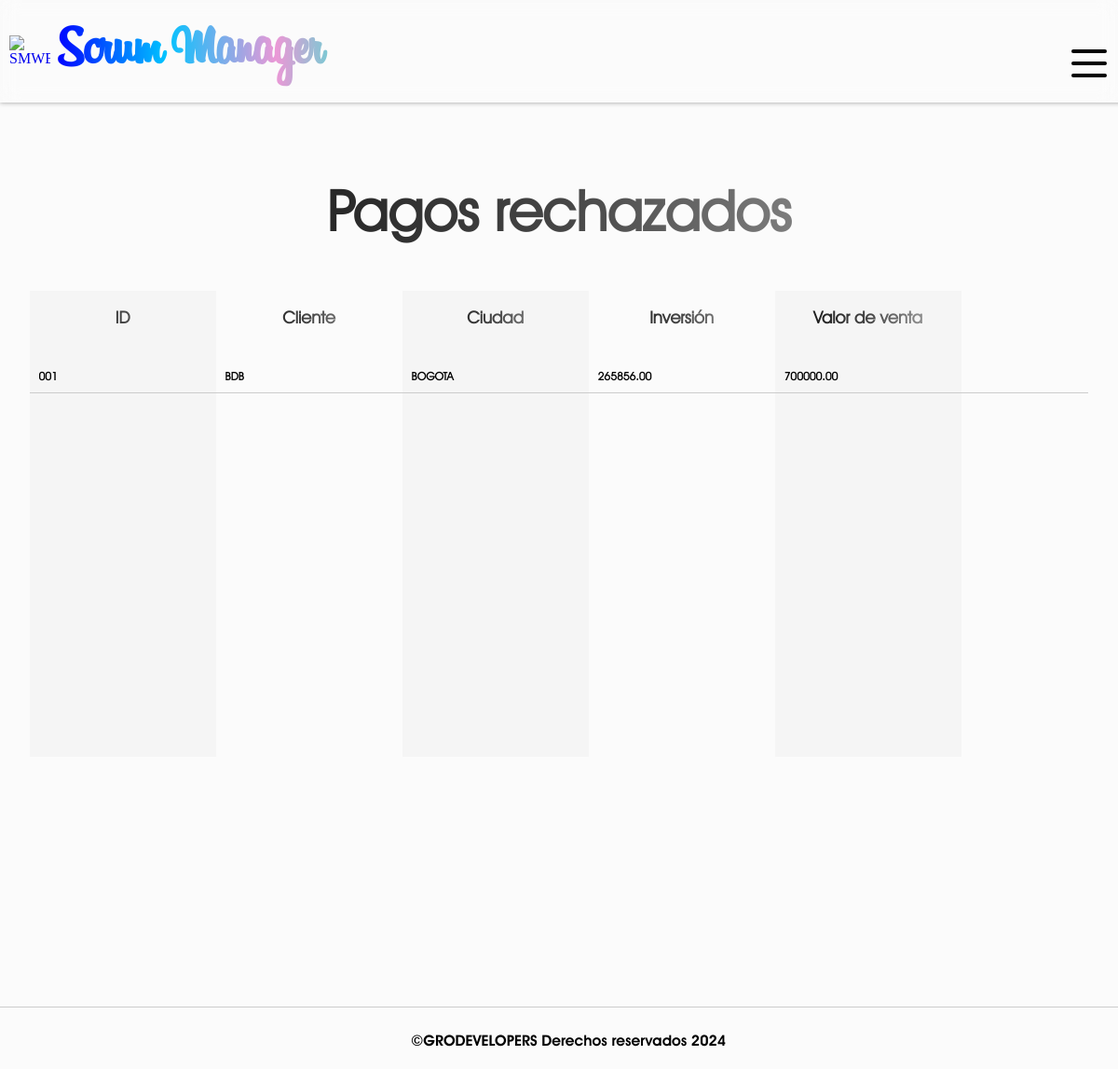
The app's page /rejected-payments/ (signed in), older data.
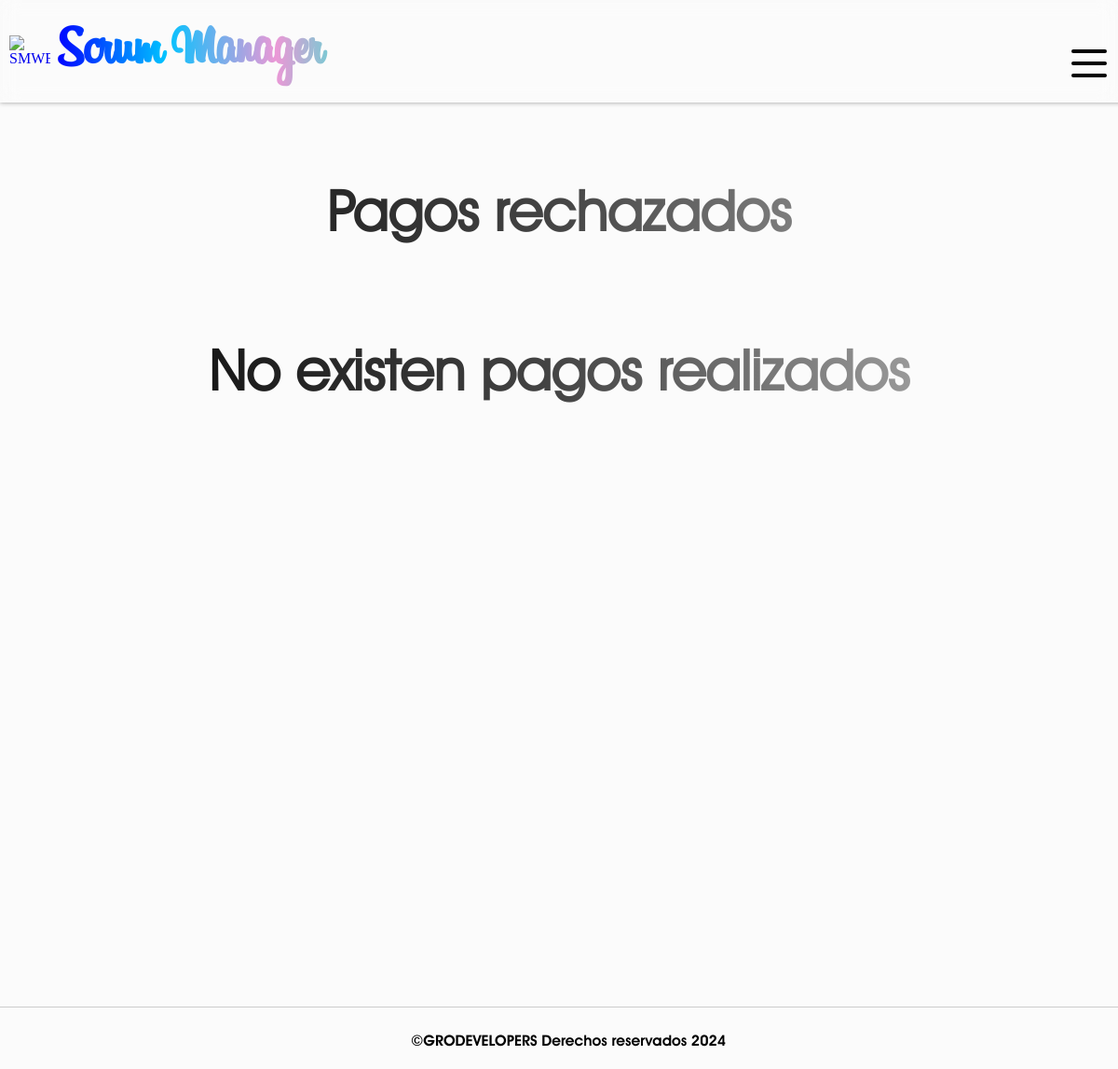
The same page, newer data.
### SMWEB/models.py (models this page shows, shortened)
class PaymentRejected(models.Model):
    order_id = models.CharField(verbose_name="Número de caso", max_length=255)
    client = models.CharField(verbose_name="Cliente", max_length=255, null=False, default="")
    city = models.CharField(verbose_name="Ciudad", max_length=255, null=False)
    invesment = models.DecimalField(verbose_name="Inversión", max_digits=20, decimal_places=2, null= True)
    sales_value = models.DecimalField(verbose_name="Valor de venta", max_digits=20, decimal_places=2, null= True)
    service_description = models.TextField(verbose_name="Descripción del servicio")
    in_charge = models.CharField(verbose_name="Encargado", max_length=255, null=False, default="")
    company = models.CharField(verbose_name="Empresa", max_length=255, null=False, default="")
    account_owner = models.CharField(verbose_name="Propietario de la cuenta", max_length=255, default="")
    bank_account = models.CharField(verbose_name="Banco", max_length=255, default="")
    account_number = models.CharField(verbose_name="Número de cuenta", max_length=255, default="")
    type_account = models.CharField(verbose_name="Tipo de cuenta", max_length=255, default="")
    amount = models.IntegerField(verbose_name="Pago")
    comments = models.TextField(verbose_name="Comentarios")
    made_by = models.CharField(verbose_name="Realizado por", max_length=255)
    created_at = models.DateField(verbose_name="Creado el")
    rejected_at = models.DateField(verbose_name="Rechazado el", auto_now_add=True)
    rejected_by = models.CharField(verbose_name="Rechazado por", max_length=255)
    class Meta:
        verbose_name = 'Pago rechazado'
        verbose_name_plural = 'Pagos rechazados'

### SMWEB/views.py (the view)
# urls.py: path('rejected-payments/', views.rejected_payments, name='rejected-payments'),
@login_required(login_url=inicio)
def rejected_payments(request):
    user_rol = request.user.rol
    user_company = request.user.company_id
    if user_rol not in ['gerente', 'financiero', 'coordinador']:
        messages.warning(request, f'Tu rol de {user_rol} no te permite acceder a los pagos rechazados')
        return redirect('inicio')
    payments = PaymentRejected.objects.filter(company = user_company).order_by('-created_at')
    return render(request, 'rejected_payments.html',{
        'payments': payments
    })

### SMWEB/context_processors.py (called while the page is built)
def get_status(request):
    if request.user.is_authenticated:
        id = request.user.company_id
        company = Company.objects.get(id = id)
        return {
            'company': company
        }
    else:
        return {
            'company' : False
        }

def get_rejected_payments(request):
    if request.user.is_authenticated:
        company_id = request.user.company_id
        first_name = request.user.first_name
        rejected_payments = PaymentRejected.objects.filter(company = company_id).filter(in_charge = first_name.upper()).count()
        return {
            'rejected_payments': rejected_payments
        }
    return {
        'rejected_payments': False
        }

def get_payments(request):
    if request.user.is_authenticated:
        company_id = request.user.company_id
        rejected_payments = OrderPayment.objects.filter(company = company_id).count()
        return {
            'payments': rejected_payments
        }
    return {
        'payments': False
        }

### SMWEB/models.py (called while the page is built)
    def __str__(self):
        return self.name

### SMWEB/templates/rejected_payments.html (shortened to what this page needs)
{% extends "layout.html" %}
{% block content %}
    {% if company.status %}
        <h1 id="title" >Pagos rechazados</h1>
        {% if payments %}
            <section id="payments">
                <div class="payments__column payments__column--id">
                    <h3 class="column__title">ID</h3>
                    {% for payment in payments %}
                        {% if user.rol == 'financiero' %}
                            <div class="payments__element payments__element-id"><a href='{% url "handle-payment" payment.id %}'>{{payment.order_id}}</a></div>
                        {% else %}
                            <div class="payments__element payments__element-id">{{payment.order_id}}</div>
                        {% endif %}
                    {% endfor %}
                </div>
                <div class="payments__column payments__column--client">
                    <h3 class="column__title">Cliente</h3>
                    {% for payment in payments %}
                        <div class="payments__element payments__element-client">{{payment.client}}</div>
                    {% endfor %}
                </div>
                <div class="payments__column payments__column--city">
                    <h3 class="column__title">Ciudad</h3>
                    {% for payment in payments %}
                        <div class="payments__element payments__element-city">{{payment.city}}</div>
                    {% endfor %}
                </div>
                <div class="payments__column payments__column--invesment">
                    <h3 class="column__title">Inversión</h3>
                    {% for payment in payments %}
                        <div class="payments__element payments__element-invesment">{{payment.invesment}}</div>
                    {% endfor %}
                </div>
                <div class="payments__column payments__column--sales_value">
                    <h3 class="column__title">Valor de venta</h3>
                    {% for payment in payments %}
                        <div class="payments__element payments__element-sales_value">{{payment.sales_value}}</div>
                    {% endfor %}
                </div>
                <div class="payments__column payments__column--service_description">
                    <h3 class="column__title">Descripción</h3>
                    {% for payment in payments %}
                        <div class="payments__element payments__element-service_description">{{payment.service_description}}</div>
                    {% endfor %}
                </div>
            </section>
        {% else %}
            <h1 id="title" >No existen pagos realizados</h1>
        {% endif %}
    {% else %}
        <h1 id="title" >Lo siento {{user.first_name}}, tu empresa se encuentra inactiva</h1>
    {% endif %}
{% endblock %}

Row changes from the older to the newer data that the page shows:
removed PaymentRejected: order_id "001", client "BDB", city "BOGOTA", invesment "265856.00", sales_value "700000.00"
Text that changed along with them:
text no longer shown: "ID Cliente Ciudad Inversión Valor de venta"
text now shown: "No existen pagos realizados"
